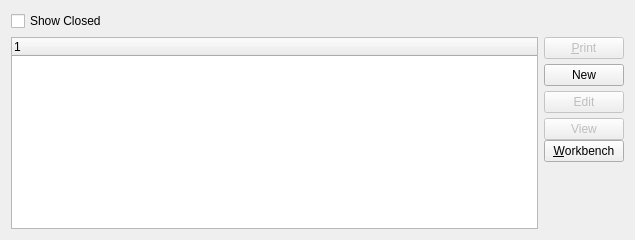
     <widget class="QWidget" name="creditMemos" >
      <attribute name="title" >
       <string>Credit Memos</string>
      </attribute>
      <layout class="QGridLayout" >
       <item row="0" column="0" >
        <widget class="XCheckBox" name="_creditMemoShowclosed" >
         <property name="text" >
          <string>Show Closed</string>
         </property>
        </widget>
       </item>
       <item row="0" column="1" >
        <spacer>
         <property name="orientation" >
          <enum>Qt::Horizontal</enum>
         </property>
         <property name="sizeHint" >
          <size>
           <width>511</width>
           <height>20</height>
          </size>
         </property>
        </spacer>
       </item>
       <item row="1" column="0" colspan="2" >
        <layout class="QHBoxLayout" >
         <item>
          <widget class="XTreeWidget" name="_creditMemo" />
         </item>
         <item>
          <layout class="QVBoxLayout" >
           <property name="spacing" >
            <number>0</number>
           </property>
           <property name="leftMargin" >
            <number>0</number>
           </property>
           <property name="topMargin" >
            <number>0</number>
           </property>
           <property name="rightMargin" >
            <number>0</number>
           </property>
           <property name="bottomMargin" >
            <number>0</number>
           </property>
           <item>
            <layout class="QVBoxLayout" >
             <property name="spacing" >
              <number>5</number>
             </property>
             <property name="leftMargin" >
              <number>0</number>
             </property>
             <property name="topMargin" >
              <number>0</number>
             </property>
             <property name="rightMargin" >
              <number>0</number>
             </property>
             <property name="bottomMargin" >
              <number>0</number>
             </property>
             <item>
              <widget class="QPushButton" name="_printCreditMemo" >
               <property name="enabled" >
                <bool>false</bool>
               </property>
               <property name="text" >
                <string>&amp;Print</string>
               </property>
              </widget>
             </item>
             <item>
              <widget class="QPushButton" name="_newCreditMemo" >
               <property name="text" >
                <string>New</string>
               </property>
              </widget>
             </item>
             <item>
              <widget class="QPushButton" name="_editCreditMemo" >
               <property name="enabled" >
                <bool>false</bool>
               </property>
               <property name="text" >
                <string>Edit</string>
               </property>
              </widget>
             </item>
             <item>
              <widget class="QPushButton" name="_viewCreditMemo" >
               <property name="enabled" >
                <bool>false</bool>
               </property>
               <property name="text" >
                <string>View</string>
               </property>
              </widget>
             </item>
            </layout>
           </item>
           <item>
            <widget class="QPushButton" name="_workbenchCreditMemo" >
             <property name="text" >
              <string>&amp;Workbench</string>
             </property>
            </widget>
           </item>
           <item>
            <spacer>
             <property name="orientation" >
              <enum>Qt::Vertical</enum>
             </property>
             <property name="sizeType" >
              <enum>QSizePolicy::Expanding</enum>
             </property>
             <property name="sizeHint" >
              <size>
               <width>20</width>
               <height>40</height>
              </size>
             </property>
            </spacer>
           </item>
          </layout>
         </item>
        </layout>
       </item>
      </layout>
     </widget>
